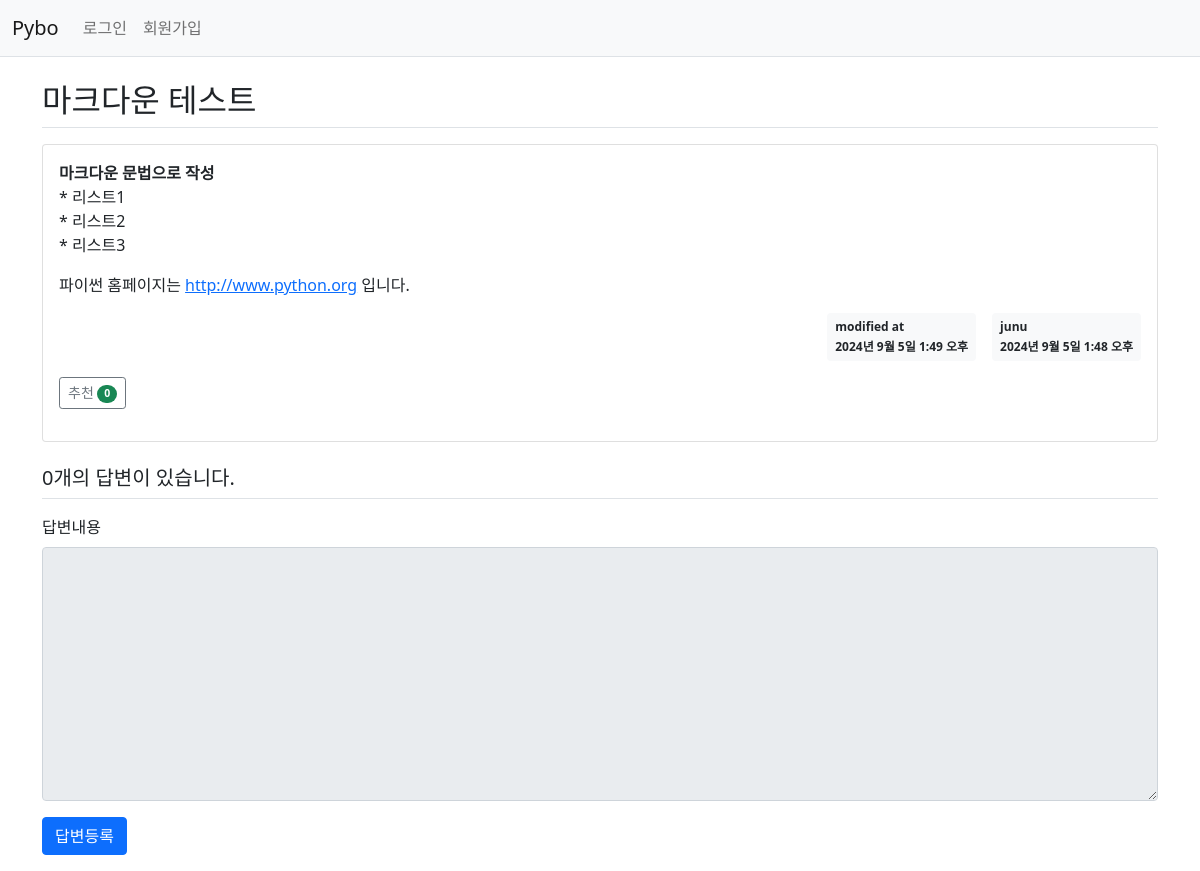
Page /pybo1/305/ on the committed database.
### pybo1/models.py (models this page shows, shortened)
class Question(models.Model):
    author = models.ForeignKey(User, on_delete=models.CASCADE, related_name='author_question')
    subject = models.CharField(max_length=200)
    content = models.TextField()
    create_date = models.DateTimeField()
    modify_date = models.DateTimeField(null=True, blank=True)
    voter = models.ManyToManyField(User, related_name='voter_question') #추천인 추가

### pybo1/views/base_views.py (the view)
# urls.py: path('<int:question_id>/', base_views.detail,name='detail'),
def detail(request, question_id):
    question =get_object_or_404(Question, pk=question_id) #Question.objects.get(id=question_id)
    context = {'question': question}
    return render(request, 'pybo1/question_detail.html',context)

### pybo1/templatetags/pybo1_filter.py (called while the page is built)
@register.filter
def mark(value):
    extensions = ["nl2br", "fenced_code"]
    return mark_safe(markdown.markdown(value, extensions=extensions))

### templates/pybo1/question_detail.html (shortened to what this page needs)
{% extends 'base.html' %}
{% load pybo1_filter %}
{% block content %}
<div class="container my-3">
    <h2 class="border-bottom py-2">{{ question.subject }}</h2>
    <div class="card my-3">
        <div class="card-body">
            <div class="card-text" >{{ question.content|mark }}</div>
            <div class="d-flex justify-content-end">
                {% if question.modify_date %}
                <div class="badge bg-light text-dark p-2 text-start mx-3">
                    <div class="mb-2">modified at</div>
                    <div>{{ question.modify_date }}</div>
                </div>
                {% endif %}
                <div class="badge bg-light text-dark p-2 text-start">
                    <div class="mb-2">{{ question.author.username }}</div>
                    <div>{{ question.create_date }}</div>
                </div>
            </div>
            <div class="my-3">
                <a href="javascript:void(0)" data-uri="{% url 'pybo1:question_vote' question.id %}"
                   class="recommend btn btn-sm btn-outline-secondary"> 추천
                    <span class="badge rounded-pill bg-success">{{ question.voter.count }}</span>
                </a>
            </div>
        </div>
    </div>
    <h5 class="border-bottom my-3 py-2">{{question.answer_set.count}}개의 답변이 있습니다.</h5>
    <form action="{% url 'pybo1:answer_create' question.id %}" method="post" class="my-3">
        <div class="mb-3">
            <label for="content" class="form-label">답변내용</label>
            <textarea {% if not user.is_authenticated %}disabled{% endif %}
                      name="content" id="content" class="form-control" rows="10"></textarea>
        </div>
        <input type="submit" value="답변등록" class="btn btn-primary">
    </form>
</div>
{% endblock %}

### rows in the picture
Question: subject "마크다운 테스트", content|mark "마크다운 문법으로 작성 * 리스트1 * 리스트2 * 리스트3 파이썬 홈페이지는 http://www.python.org 입니다.", modify_date "2024년 9월 5일 1:49 오후", author.username "junu", create_date "2024년 9월 5일 1:48 오후", voter.count "0", answer_set.count "0"
